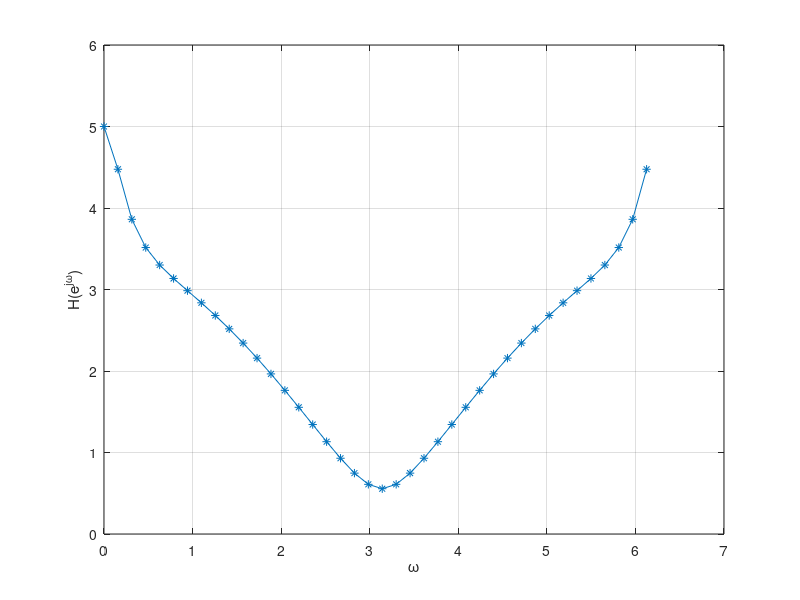

Reproduce this figure in MATLAB.
clc;
clear;

A=[1 -0.8];
B=[2 0 -1];
[H Omega]=freqz(B,A,40,'whole');
%A、B中有实数whole可带可不带，因为是对称的
%A、B中有复数whole需要带上
plot(Omega,abs(H),'*-');
xlabel('\omega');
ylabel('H(e^{j\omega})');
grid;
